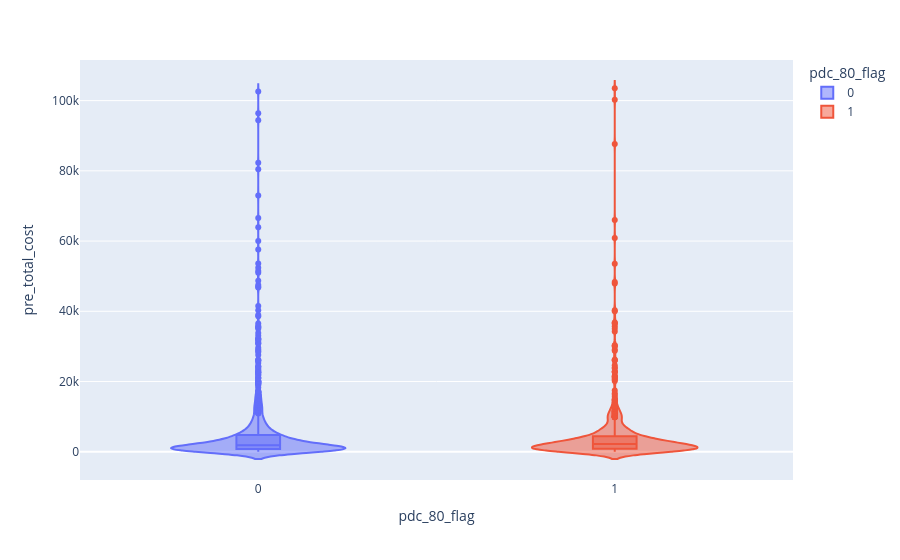

The cell this chart's notebook holds for it:
### Code cell
import plotly.express as px

#df = px.data.tips()
fig = px.violin(AD, y="pre_total_cost", x="pdc_80_flag", color="pdc_80_flag", box=True,
          hover_data= AD.columns)
fig.show()

### Figure 1 — Plotly figure (JSON) as saved in the notebook; plotly's stock layout.template omitted (floating-point values rounded to 4 significant figures; data arrays with more than 128 entries replaced by an {"elided": "..."} marker saying what was removed)
{"data": [{"alignmentgroup": "True", "box": {"visible": true}, "customdata": {"elided": "1051x93 mixed values"}, "hovertemplate": "pdc_80_flag=%{x}<br>pre_total_cost=%{y}<br>pdc=%{customdata[0]}<br>num_ip_post=%{customdata[1]}<br>total_los_post=%{customdata[2]}<br>num_op_post=%{customdata[3]}<br>num_er_post=%{customdata[4]}<br>num_ndc_post=%{customdata[5]}<br>num_gpi6_post=%{customdata[6]}<br>adjust_total_30d_post=%{customdata[7]}<br>generic_rate_post=%{customdata[8]}<br>post_ip_flag=%{customdata[9]}<br>post_er_flag=%{customdata[10]}<br>pdc_cat=%{customdata[11]}<br>post_ip_cost=%{customdata[12]}<br>post_er_cost=%{customdata[13]}<br>post_rx_cost=%{customdata[14]}<br>post_op_cost=%{customdata[15]}<br>post_total_cost=%{customdata[16]}<br>post_medical_cost=%{customdata[17]}<br>idx_copay=%{customdata[18]}<br>age_grpN=%{customdata[19]}<br>sexN=%{customdata[20]}<br>regionN=%{customdata[21]}<br>idx_prodtypeN=%{customdata[22]}<br>idx_paytypN=%{customdata[23]}<br>age_cat=%{customdata[24]}<br>log_idx_copay=%{customdata[25]}<br>ALCOHOL_DRUG=%{customdata[26]}<br>ASTHMA=%{customdata[27]}<br>CARDIAC_ARRYTHMIA=%{customdata[28]}<br>CARDIAC_VALVULAR=%{customdata[29]}<br>CEREBROVASCULAR=%{customdata[30]}<br>CHRONIC_KIDNEY=%{customdata[31]}<br>CHRONIC_PAIN_FIBRO=%{customdata[32]}<br>CHF=%{customdata[33]}<br>COPD=%{customdata[34]}<br>DEMENTIA=%{customdata[35]}<br>DEPRESSION=%{customdata[36]}<br>DIABETES=%{customdata[37]}<br>DYSLIPIDEMIA=%{customdata[38]}<br>EPILEPSY_SEIZURE=%{customdata[39]}<br>HEPATITIS=%{customdata[40]}<br>HIV_AIDS=%{customdata[41]}<br>HYPERTENSION=%{customdata[42]}<br>LIVER_GALLBLADDER_PANCREAS=%{customdata[43]}<br>MI_CAD=%{customdata[44]}<br>OSTEOARTHRITIS=%{customdata[45]}<br>PARALYSIS=%{customdata[46]}<br>PEPTIC_ULCER=%{customdata[47]}<br>PERIPHERAL_VASCULAR=%{customdata[48]}<br>RENAL_FAILURE=%{customdata[49]}<br>RHEUMATOLOGIC=%{customdata[50]}<br>SCHIZOPHRENIA=%{customdata[51]}<br>SLEEP_DISORDERS=%{customdata[52]}<br>SMOKING=%{customdata[53]}<br>THYROID=%{customdata[54]}<br>Solid_Tumor=%{customdata[55]}<br>Metastatic=%{customdata[56]}<br>Leukemia_Lymphoma=%{customdata[57]}<br>Other_Cancer=%{customdata[58]}<br>Cancer_In_Situ=%{customdata[59]}<br>pre_CCI=%{customdata[60]}<br>pre_ip_cost=%{customdata[61]}<br>pre_er_cost=%{customdata[62]}<br>pre_rx_cost=%{customdata[63]}<br>pre_op_cost=%{customdata[64]}<br>pre_medical_cost=%{customdata[65]}<br>num_ip=%{customdata[66]}<br>total_los=%{customdata[67]}<br>num_op=%{customdata[68]}<br>num_er=%{customdata[69]}<br>num_ndc=%{customdata[70]}<br>num_gpi6=%{customdata[71]}<br>adjust_total_30d=%{customdata[72]}<br>generic_rate=%{customdata[73]}<br>pre_ip_flag=%{customdata[74]}<br>pre_er_flag=%{customdata[75]}<br>log_pre_ip_cost=%{customdata[76]}<br>log_pre_er_cost=%{customdata[77]}<br>log_pre_op_cost=%{customdata[78]}<br>log_pre_rx_cost=%{customdata[79]}<br>pre_total_cat=%{customdata[80]}<br>numofgen=%{customdata[81]}<br>numofbrand=%{customdata[82]}<br>generic_cost=%{customdata[83]}<br>brand_cost=%{customdata[84]}<br>ratio_G_total_cost=%{customdata[85]}<br>numofgen_post=%{customdata[86]}<br>numofbrand_post=%{customdata[87]}<br>generic_cost_post=%{customdata[88]}<br>brand_cost_post=%{customdata[89]}<br>ratio_G_total_cost_post=%{customdata[90]}<br>drug_class=%{customdata[91]}<br>patient_key=%{customdata[92]}<extra></extra>", "legendgroup": "0", "marker": {"color": "#636efa"}, "name": "0", "offsetgroup": "0", "orientation": "v", "scalegroup": "True", "showlegend": true, "type": "violin", "x": {"elided": "1051 int values"}, "x0": " ", "xaxis": "x", "y": {"elided": "1051 float values"}, "y0": " ", "yaxis": "y"}, {"alignmentgroup": "True", "box": {"visible": true}, "customdata": {"elided": "671x93 mixed values"}, "hovertemplate": "pdc_80_flag=%{x}<br>pre_total_cost=%{y}<br>pdc=%{customdata[0]}<br>num_ip_post=%{customdata[1]}<br>total_los_post=%{customdata[2]}<br>num_op_post=%{customdata[3]}<br>num_er_post=%{customdata[4]}<br>num_ndc_post=%{customdata[5]}<br>num_gpi6_post=%{customdata[6]}<br>adjust_total_30d_post=%{customdata[7]}<br>generic_rate_post=%{customdata[8]}<br>post_ip_flag=%{customdata[9]}<br>post_er_flag=%{customdata[10]}<br>pdc_cat=%{customdata[11]}<br>post_ip_cost=%{customdata[12]}<br>post_er_cost=%{customdata[13]}<br>post_rx_cost=%{customdata[14]}<br>post_op_cost=%{customdata[15]}<br>post_total_cost=%{customdata[16]}<br>post_medical_cost=%{customdata[17]}<br>idx_copay=%{customdata[18]}<br>age_grpN=%{customdata[19]}<br>sexN=%{customdata[20]}<br>regionN=%{customdata[21]}<br>idx_prodtypeN=%{customdata[22]}<br>idx_paytypN=%{customdata[23]}<br>age_cat=%{customdata[24]}<br>log_idx_copay=%{customdata[25]}<br>ALCOHOL_DRUG=%{customdata[26]}<br>ASTHMA=%{customdata[27]}<br>CARDIAC_ARRYTHMIA=%{customdata[28]}<br>CARDIAC_VALVULAR=%{customdata[29]}<br>CEREBROVASCULAR=%{customdata[30]}<br>CHRONIC_KIDNEY=%{customdata[31]}<br>CHRONIC_PAIN_FIBRO=%{customdata[32]}<br>CHF=%{customdata[33]}<br>COPD=%{customdata[34]}<br>DEMENTIA=%{customdata[35]}<br>DEPRESSION=%{customdata[36]}<br>DIABETES=%{customdata[37]}<br>DYSLIPIDEMIA=%{customdata[38]}<br>EPILEPSY_SEIZURE=%{customdata[39]}<br>HEPATITIS=%{customdata[40]}<br>HIV_AIDS=%{customdata[41]}<br>HYPERTENSION=%{customdata[42]}<br>LIVER_GALLBLADDER_PANCREAS=%{customdata[43]}<br>MI_CAD=%{customdata[44]}<br>OSTEOARTHRITIS=%{customdata[45]}<br>PARALYSIS=%{customdata[46]}<br>PEPTIC_ULCER=%{customdata[47]}<br>PERIPHERAL_VASCULAR=%{customdata[48]}<br>RENAL_FAILURE=%{customdata[49]}<br>RHEUMATOLOGIC=%{customdata[50]}<br>SCHIZOPHRENIA=%{customdata[51]}<br>SLEEP_DISORDERS=%{customdata[52]}<br>SMOKING=%{customdata[53]}<br>THYROID=%{customdata[54]}<br>Solid_Tumor=%{customdata[55]}<br>Metastatic=%{customdata[56]}<br>Leukemia_Lymphoma=%{customdata[57]}<br>Other_Cancer=%{customdata[58]}<br>Cancer_In_Situ=%{customdata[59]}<br>pre_CCI=%{customdata[60]}<br>pre_ip_cost=%{customdata[61]}<br>pre_er_cost=%{customdata[62]}<br>pre_rx_cost=%{customdata[63]}<br>pre_op_cost=%{customdata[64]}<br>pre_medical_cost=%{customdata[65]}<br>num_ip=%{customdata[66]}<br>total_los=%{customdata[67]}<br>num_op=%{customdata[68]}<br>num_er=%{customdata[69]}<br>num_ndc=%{customdata[70]}<br>num_gpi6=%{customdata[71]}<br>adjust_total_30d=%{customdata[72]}<br>generic_rate=%{customdata[73]}<br>pre_ip_flag=%{customdata[74]}<br>pre_er_flag=%{customdata[75]}<br>log_pre_ip_cost=%{customdata[76]}<br>log_pre_er_cost=%{customdata[77]}<br>log_pre_op_cost=%{customdata[78]}<br>log_pre_rx_cost=%{customdata[79]}<br>pre_total_cat=%{customdata[80]}<br>numofgen=%{customdata[81]}<br>numofbrand=%{customdata[82]}<br>generic_cost=%{customdata[83]}<br>brand_cost=%{customdata[84]}<br>ratio_G_total_cost=%{customdata[85]}<br>numofgen_post=%{customdata[86]}<br>numofbrand_post=%{customdata[87]}<br>generic_cost_post=%{customdata[88]}<br>brand_cost_post=%{customdata[89]}<br>ratio_G_total_cost_post=%{customdata[90]}<br>drug_class=%{customdata[91]}<br>patient_key=%{customdata[92]}<extra></extra>", "legendgroup": "1", "marker": {"color": "#EF553B"}, "name": "1", "offsetgroup": "1", "orientation": "v", "scalegroup": "True", "showlegend": true, "type": "violin", "x": {"elided": "671 int values"}, "x0": " ", "xaxis": "x", "y": {"elided": "671 float values"}, "y0": " ", "yaxis": "y"}], "layout": {"autosize": true, "legend": {"title": {"text": "pdc_80_flag"}, "tracegroupgap": 0}, "margin": {"t": 60}, "violinmode": "overlay", "xaxis": {"anchor": "y", "autorange": true, "categoryarray": [0, 1], "categoryorder": "array", "domain": [0, 1], "range": [-0.5, 1.5], "title": {"text": "pdc_80_flag"}, "type": "linear"}, "yaxis": {"anchor": "x", "autorange": true, "domain": [0, 1], "range": [-8043.0, 111600.0], "title": {"text": "pre_total_cost"}, "type": "linear"}}}
